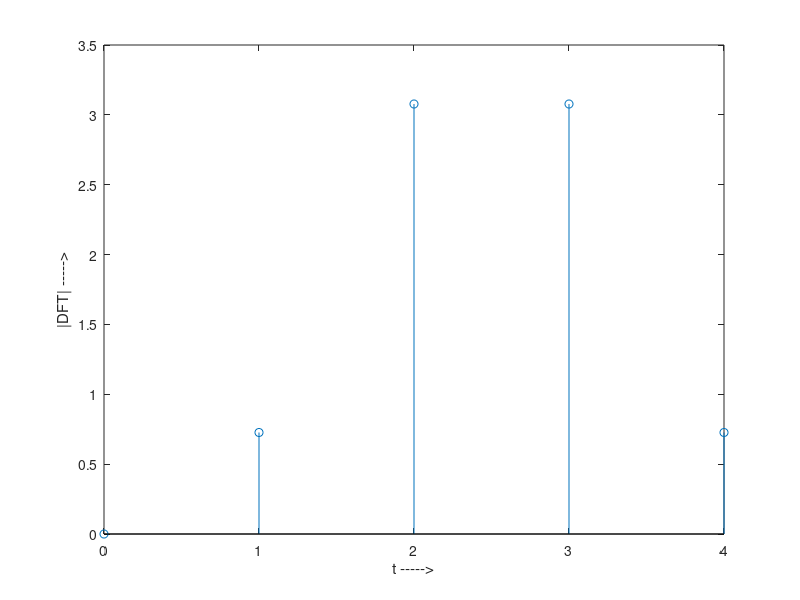

The MATLAB source for this figure:
function[] = DFT()
clc;
clear all;
N = input('Enter the points of DFT to be calculated: ');

% x can be any function, whose DFT is to be calculated
x = ones(7, 1);
L = length(x);

% adding padding to input signal x
x(L+1:N, 1) = 0;

% for making the DFT symmetrical
for k = 1:L
    x(k) = x(k)*((-1)^(k-1));
end

% Y stores the DFT values
Y = zeros(N, 1);
t = 0:N-1;

for i = 1:N
    for j = 1:N-1
        Y(i) = Y(i) + x(j)*exp((-1*sqrt(-1)*2*pi*(i-1)*(j-1))/N);
    end
end

% taking transpose of Y for plotting purposes
Y'

stem(t, abs(Y));
xlabel('t ----->');
ylabel('|DFT| ----->');
end

